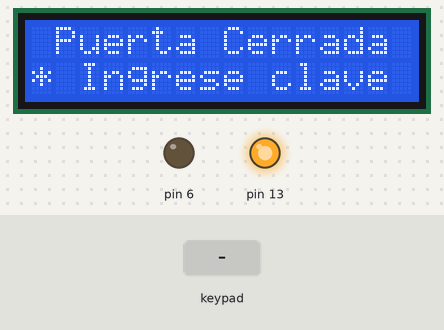
This sketch was run on a simulated Arduino Uno, built with avr-gcc and run on an emulated ATmega328P. Shown: 16×2 character LCD, output pins drawn as LEDs (lit = HIGH). Inputs (shaded band) come from the test bench. What the sketch prints to the serial monitor is not drawn.

Above: at 4.2 s.
4.3 s: key '*' pressed
At 5.3 s:
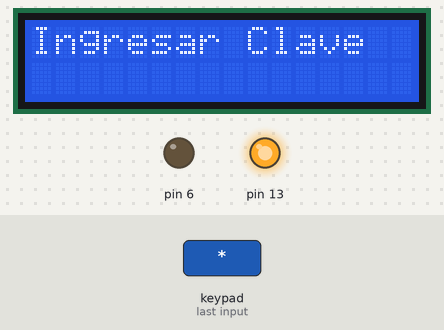
5.8 s: keypad keys 3 5 1 9 pressed 0.4 s apart
At 6.2 s:
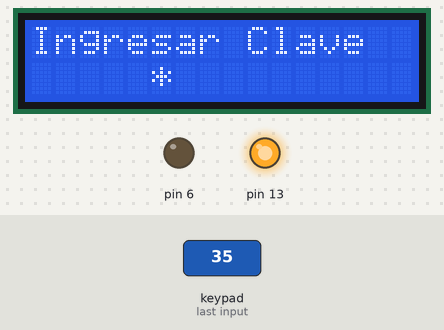
At 8.6 s:
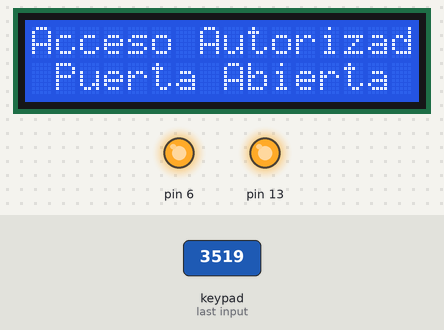
Timing chart, 0 to 13.4 s (numbered marks = the images above; inputs shaded):
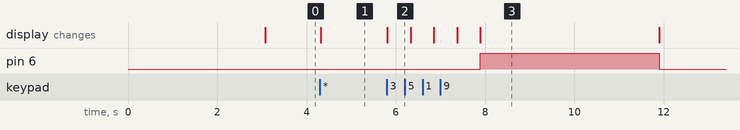

The sketch:

cerradura_electronica_1.ino
```cpp
#include <LiquidCrystal.h>
#include <Keypad.h>


LiquidCrystal lcd(7, 8, 9, 10, 11, 12);

char Teclas[4][4] =
{
  {'1', '2', '3', 'A'},
  {'4', '5', '6', 'B'},
  {'7', '8', '9', 'C'},
  {'*', '0', '#', 'D'}
};

byte FILAS[4] = {2, 3, 4, 5};
byte COLUMNAS[4] = {A0, A1, A2, A3};

Keypad TECLADO = Keypad(makeKeymap(Teclas), FILAS, COLUMNAS, 4, 4);

String clave;
int contador = 0;

void setup()
{
  lcd.begin(16, 2);
  Serial.begin(9600);
  pinMode(13, OUTPUT);
  pinMode(6, OUTPUT);
  digitalWrite(13, HIGH);
  digitalWrite(6, LOW);

  lcd.clear();
  lcd.setCursor(0, 0);
  lcd.print(" CERRADURA ");
  lcd.setCursor(0, 1);
  lcd.print(" Electronica ");
  Serial.println("Sistema Inicializado");
  delay(3000);
  lcd.clear();
}

void loop()
{
  char tecla = TECLADO.getKey();
  lcd.setCursor(0, 0);
  lcd.print(" Puerta Cerrada ");
  lcd.setCursor(0, 1);
  lcd.print("* Ingrese clave ");
  if (tecla != NO_KEY)
  {
    if (tecla == '*')
    {
      lcd.clear();
      lcd.setCursor(0, 0);
      lcd.print("Ingresar Clave");
      Serial.println("Ingrese su clave de acceso");
      while (contador < 4)
      {
        char tecla = TECLADO.getKey();
        if (tecla != NO_KEY)
        {
          contador = contador + 1;
          clave += tecla;
          Serial.println(clave);
          Serial.println("El valor del contador es:");
          Serial.println(contador);
          lcd.setCursor(contador + 4, 1);
          lcd.print("*");
          delay(500);
        }
      }

      if (clave == "3519")
      {
        contador = 0;
        Serial.println("El valor del contador es:");
        Serial.println(contador);
        lcd.clear();
        lcd.setCursor(0, 0);
        lcd.print("Acceso Autorizad");
        lcd.setCursor(0, 1);
        lcd.print(" Puerta Abierta ");
        Serial.println("Acceso Autorizado - La puerta se abrira por 4 segundos");
        digitalWrite(6, HIGH);
        delay(4000);
        digitalWrite(6, LOW);
        clave = "";
      }
      else
      {
        contador = 0;
        Serial.println("El valor del contador es:");
        Serial.println(contador);
        lcd.clear();
        lcd.setCursor(0, 0);
        lcd.print("Acceso Denegado ");
        delay(4000);
        clave = "";
      }
      contador = 0;
    }
    Serial.println("Mensaje Inicial - Puerta Cerrada");
  }
}
```

Measured:
- after the input at 4.3 s, the display: changes at once (image 1)
- after the input at 5.8 s, pin 6: LOW → HIGH after 2.1 s, → LOW 4.0 s later; the display: changes at once (image 2)
